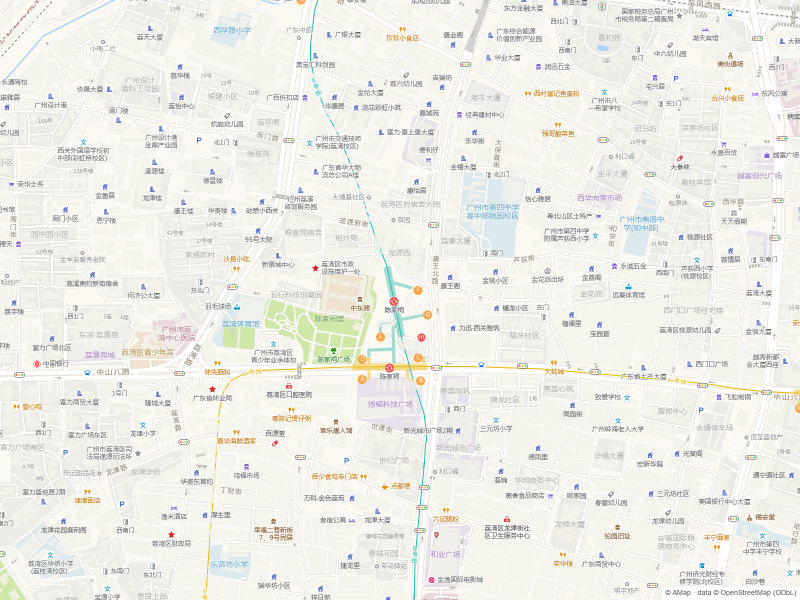
#> input picture assets/map/samples/flat-gz-chenjiaci-z17.png, 1600 x 1200 px (shown at 1/2 size)
$ python -i _px_layer.py   (imports and definitions only)
#> lines starting #> are read from the running program, lines starting #| are printed output that depends on the picture
#> further down, picture is the input picture: shape (1200, 1600, 3); mean B, G, R 231.8, 237.4, 238.7
### scripts/_px_core.py
"""pixel 引擎公共层:JSON 契约、图像 IO(float32 归一)、蒙版解析。

约定(与 imageops/_img_core 同风格):
- 内部一律 float32 / [0,1] / RGB(带 alpha 为 H×W×4),出口才转 8bit;
- 蒙版统一为 H×W float32 [0,1]:1 = 完全应用本步效果,0 = 完全保留原图;
- 失败路径末行必为合法 JSON(selfcheck.jsonfail 契约);
- 退出码:0 成功 / 1 业务失败 / 2 参数错 / 3 依赖缺失。
"""

from __future__ import annotations

import json
import os
import re
import sys

import numpy as np
from PIL import Image

EXIT_OK, EXIT_FAIL, EXIT_USAGE, EXIT_DEP = 0, 1, 2, 3


def emit(obj: dict) -> None:
    print(json.dumps(obj, ensure_ascii=False))


def fail(cmd: str, code: str, detail: str = "", hint: str = "") -> int:
    emit({"ok": False, "cmd": cmd, "error": code, "detail": detail, "hint": hint})
    return EXIT_DEP if code == "NO_DEP" else (EXIT_USAGE if code == "USAGE" else EXIT_FAIL)


# [24 lines left out: functions load_image, save_image, not called in this run]


def to_rgb(arr: np.ndarray) -> np.ndarray:
    """丢 alpha(调整类不拍平透明件:调用方在蒙版里保留 alpha 通道)。"""
    return arr[..., :3] if arr.ndim == 3 and arr.shape[2] == 4 else arr


def luma(arr: np.ndarray) -> np.ndarray:
    """Rec.709 亮度(HxW)。"""
    rgb = to_rgb(arr)
    return rgb[..., 0] * 0.2126 + rgb[..., 1] * 0.7152 + rgb[..., 2] * 0.0722
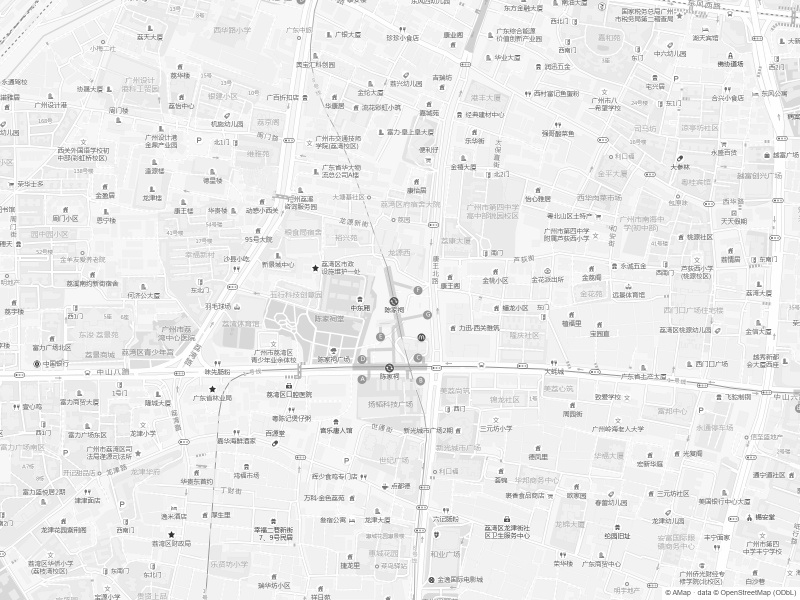
#> returned value: shape (1200, 1600) float64 (shown at 1/2 size); min 42.42, max 255, mean 236.3


_HEX = re.compile(r"^#([0-9a-fA-F]{6})$")


def hex_to_rgb(s: str) -> tuple[float, float, float]:
    m = _HEX.match((s or "").strip())
    if not m:
        raise ValueError(f"颜色须为 #rrggbb,得到 {s!r}")
    v = m.group(1)
    return tuple(int(v[i:i + 2], 16) / 255.0 for i in (0, 2, 4))  # type: ignore[return-value]


# [60 lines left out: functions build_mask, apply_mask, not called in this run]

### scripts/_px_layer.py
"""P0-C 图层与合成:混合模式 25 种 / 图层栈 / 填充 / 描边 / 投影。

混合模式在 float32 [0,1] RGB 域逐像素定义(与 PS 混合模式同公式;色域为 sRGB,
**近似实现非色卡级一致**——交付验收走肉眼 + contrast-check)。
"""

from __future__ import annotations

import os

import numpy as np

from _px_core import hex_to_rgb, luma, to_rgb


def _lum(c):
    return 0.3 * c[..., 0] + 0.59 * c[..., 1] + 0.11 * c[..., 2]


# [10 lines left out: function _clip_color, not called in this run]


def _set_lum(c, l):
    d = l - _lum(c)
    return _clip_color(c + d[..., None])


def _sat(c):
    return c.max(-1) - c.min(-1)


# [10 lines left out: function _set_sat, not called in this run]


# ---------------- 25 种混合模式(base b, top t ∈ [0,1]) ----------------

def bm_normal(b, t, **_):
    return t


# [4 lines left out: function bm_dissolve, not called in this run]


def bm_darken(b, t, **_):
    return np.minimum(b, t)


def bm_multiply(b, t, **_):
    return b * t


def bm_color_burn(b, t, **_):
    return np.where(t <= 0, 0, 1 - np.clip((1 - b) / (t + 1e-6), 0, 1))


def bm_linear_burn(b, t, **_):
    return np.clip(b + t - 1, 0, 1)


def bm_lighter(b, t, **_):
    return np.maximum(b, t)


def bm_screen(b, t, **_):
    return 1 - (1 - b) * (1 - t)


def bm_color_dodge(b, t, **_):
    return np.where(t >= 1, 1, np.clip(b / (1 - t + 1e-6), 0, 1))


def bm_linear_dodge(b, t, **_):
    return np.clip(b + t, 0, 1)


def bm_overlay(b, t, **_):
    return np.where(b <= 0.5, 2 * b * t, 1 - 2 * (1 - b) * (1 - t))


# [4 lines left out: function bm_soft_light, not called in this run]


def bm_hard_light(b, t, **_):
    return np.where(t <= 0.5, 2 * b * t, 1 - 2 * (1 - b) * (1 - t))


# [4 lines left out: function bm_vivid_light, not called in this run]


def bm_linear_light(b, t, **_):
    return np.clip(b + 2 * t - 1, 0, 1)


def bm_pin_light(b, t, **_):
    return np.where(t <= 0.5, np.minimum(b, 2 * t), np.maximum(b, 2 * t - 1))


def bm_hard_mix(b, t, **_):
    return (b + t >= 1).astype(np.float32)


def bm_difference(b, t, **_):
    return np.abs(b - t)


def bm_exclusion(b, t, **_):
    return b + t - 2 * b * t


def bm_subtract(b, t, **_):
    return np.clip(b - t, 0, 1)


def bm_divide(b, t, **_):
    return np.clip(b / (t + 1e-6), 0, 1)


def bm_hue(b, t, **_):
    return _set_lum(_set_sat(t, _sat(b)), _lum(b))


def bm_saturation(b, t, **_):
    return _set_lum(_set_sat(b, _sat(t)), _lum(b))


def bm_color(b, t, **_):
    return _set_lum(t, _lum(b))


def bm_luminosity(b, t, **_):
    return _set_lum(b, _lum(t))


BLEND_MODES = {
    "normal": bm_normal, "dissolve": bm_dissolve,
    "darken": bm_darken, "multiply": bm_multiply, "color-burn": bm_color_burn,
    "linear-burn": bm_linear_burn,
    "lighter": bm_lighter, "screen": bm_screen, "color-dodge": bm_color_dodge,
    "linear-dodge": bm_linear_dodge,
    "overlay": bm_overlay, "soft-light": bm_soft_light, "hard-light": bm_hard_light,
    "vivid-light": bm_vivid_light, "linear-light": bm_linear_light,
    "pin-light": bm_pin_light, "hard-mix": bm_hard_mix,
    "difference": bm_difference, "exclusion": bm_exclusion, "subtract": bm_subtract,
    "divide": bm_divide,
    "hue": bm_hue, "saturation": bm_saturation, "color": bm_color,
    "luminosity": bm_luminosity,
}
UNSUPPORTED = []  # PS 的「实色混合(pass-through 特例)」等已按可稳定实现取舍;此处留空


# [24 lines left out: functions blend, fill, not called in this run]


def stroke(arr, width=4, color="#ffffff", position="outside", **_):
    """描边:基于 alpha(无 alpha 用亮度边缘)。position ∈ outside/inside/center。
    outside = 膨胀-本体;inside = 本体-腐蚀;center = 膨胀-腐蚀。"""
    from PIL import Image, ImageFilter
    if arr.shape[2] == 4:
        alpha = arr[..., 3]
    else:
        alpha = np.asarray(Image.fromarray((luma(arr) * 255).astype(np.uint8))
                           .filter(ImageFilter.FIND_EDGES), np.float32) / 255
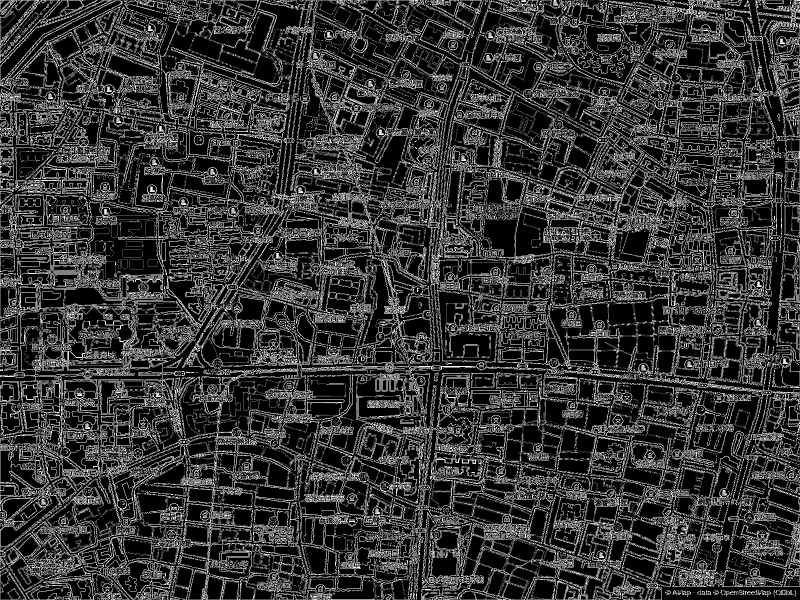
#> alpha: shape (1200, 1600) float32 (shown at 1/2 size); min 0, max 1, mean 0.204
    k = max(int(width), 1)
    if k % 2 == 0:
        k += 1
    pil_a = Image.fromarray((alpha * 255).astype(np.uint8), "L")
    g = np.asarray(pil_a.filter(ImageFilter.MaxFilter(k + 2)), np.float32) / 255
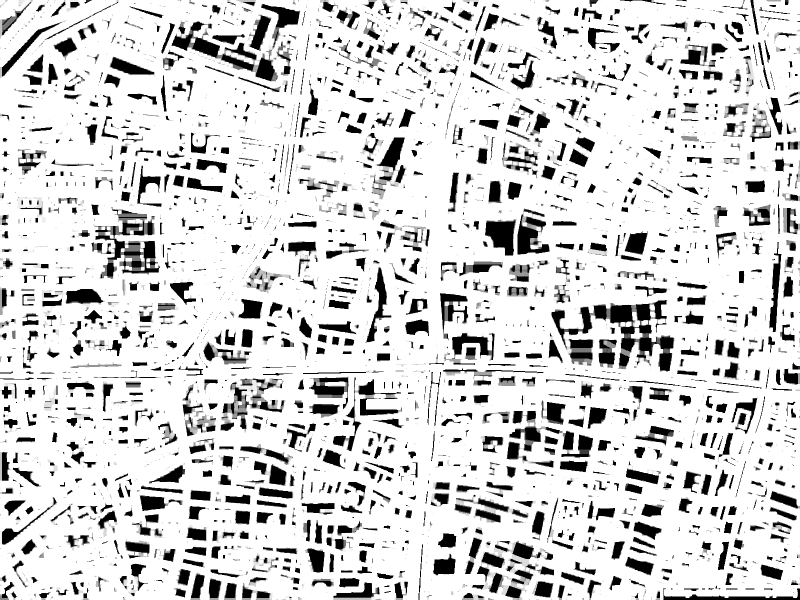
#> g: shape (1200, 1600) float32 (shown at 1/2 size); min 0, max 1, mean 0.835
    e = np.asarray(pil_a.filter(ImageFilter.MinFilter(k + 2)), np.float32) / 255
#> e: shape (1200, 1600) float32; every value is 0
    if position == "inside":
        m = np.clip(alpha - e, 0, 1)
    elif position == "center":
        m = np.clip(g - e, 0, 1)
    else:
        m = np.clip(g - alpha, 0, 1)
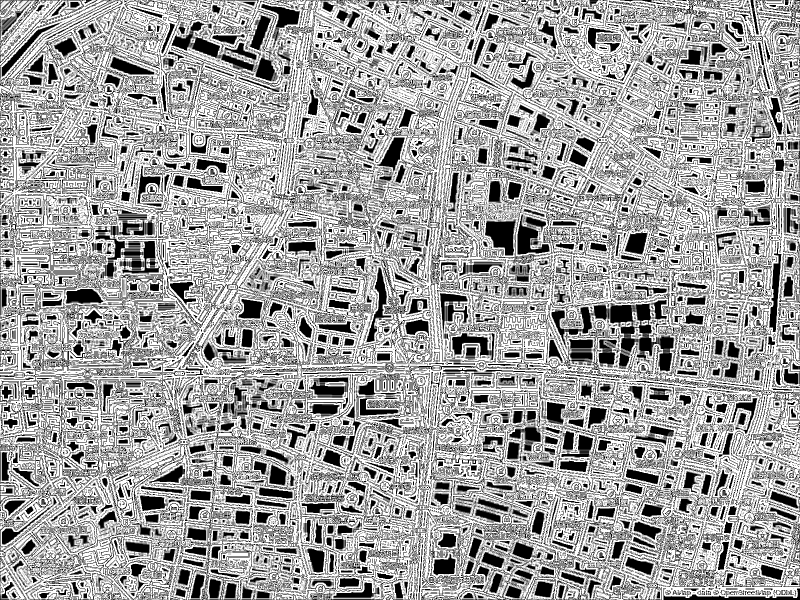
#> m: shape (1200, 1600) float32 (shown at 1/2 size); min 0, max 1, mean 0.631
    c = np.asarray(hex_to_rgb(color), np.float32)
    rgb = arr[..., :3]
    out = rgb * (1 - m[..., None]) + c * m[..., None]
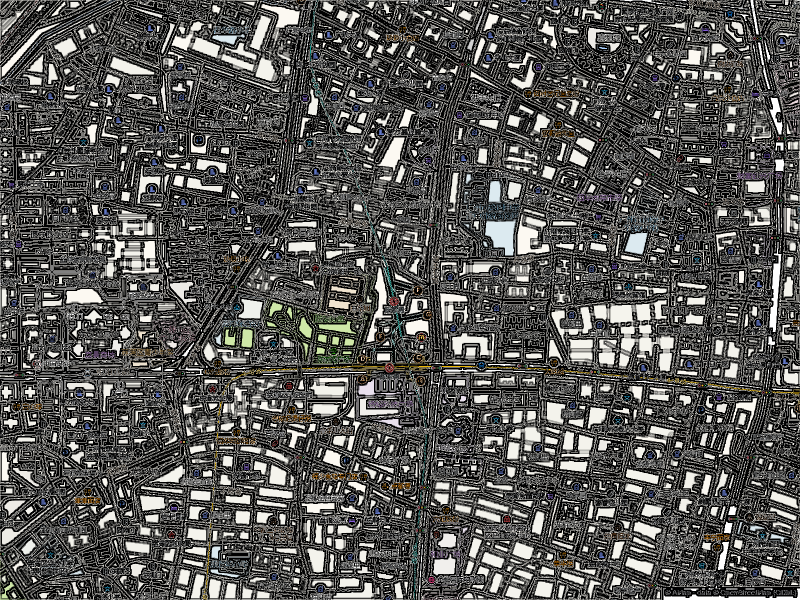
#> out: shape (1200, 1600, 3) float32 (shown at 1/2 size); mean B, G, R 84.7, 86.8, 87.5
    if arr.shape[2] == 4:
        out = np.dstack([out, np.maximum(arr[..., 3], m)])
    return np.clip(out, 0, 1)
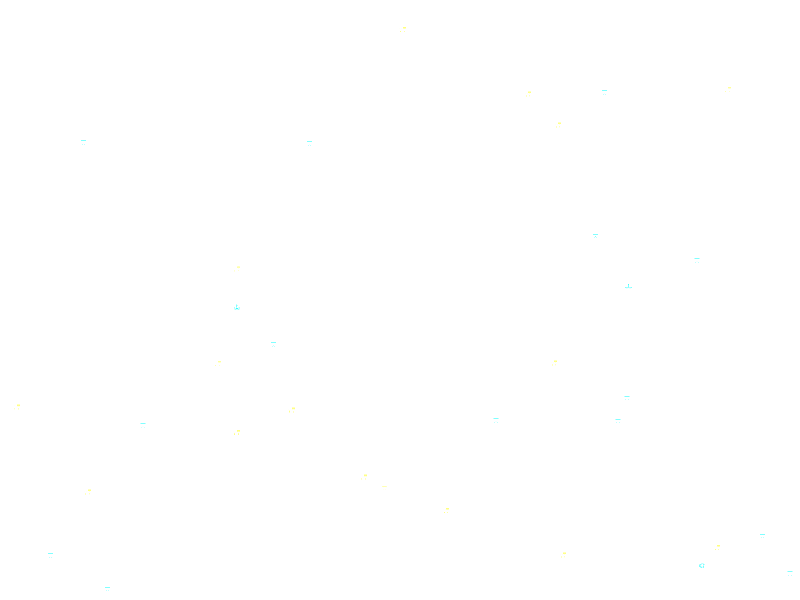
#> returned value: shape (1200, 1600, 3) float32 (shown at 1/2 size); mean of channels 0, 1, 2 1, 1, 1; drawn as B, G, R


# [50 lines left out: functions drop_shadow, layer_stack, not called in this run]

>>> import cv2
>>> picture = cv2.imread('../assets/map/samples/flat-gz-chenjiaci-z17.png')
>>> result = stroke(picture)

$ run again, on assets/map/samples/flat-sz-citywide-z12.png
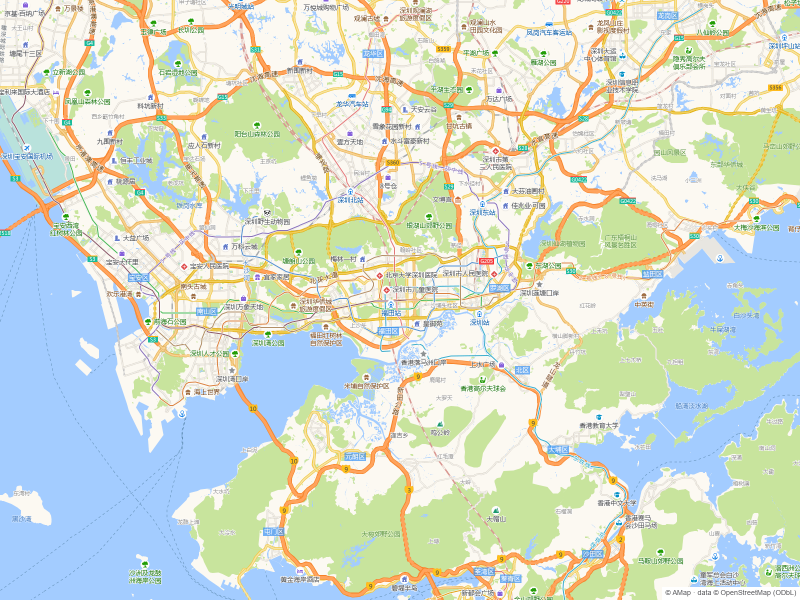
#> input picture assets/map/samples/flat-sz-citywide-z12.png, 1600 x 1200 px (shown at 1/2 size)
#> picture is the input picture: shape (1200, 1600, 3); mean B, G, R 208.2, 221.9, 211.8
#> e: shape (1200, 1600) float32; every value is 0
#> in stroke, `m = np.clip(g - alpha, 0, 1)`:
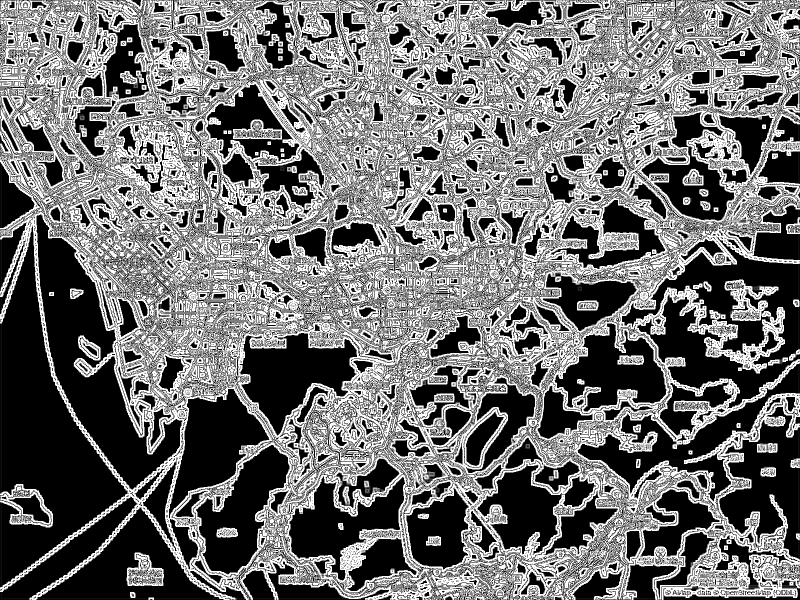
#> m: shape (1200, 1600) float32 (shown at 1/2 size); min 0, max 1, mean 0.433
#> in stroke, `out = rgb * (1 - m[..., None]) + c * m[..., None]`:
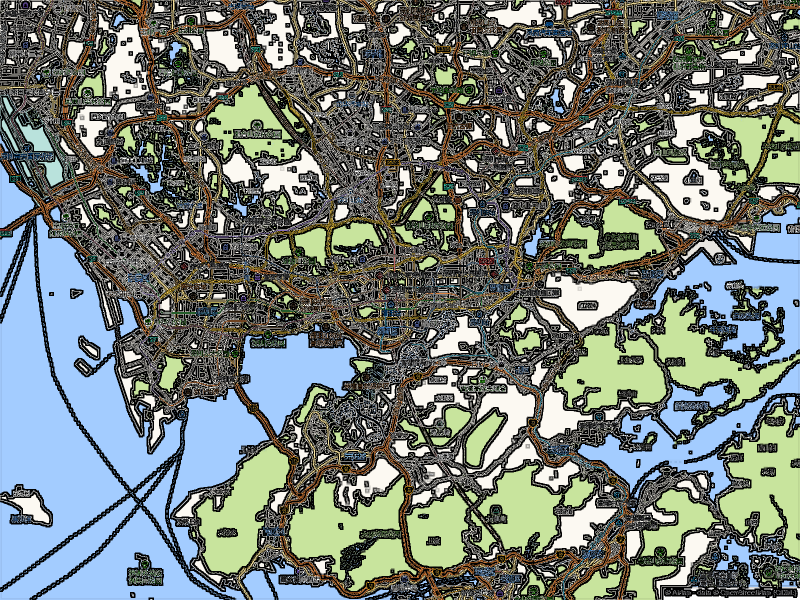
#> out: shape (1200, 1600, 3) float32 (shown at 1/2 size); mean B, G, R 120.7, 126, 116.2
